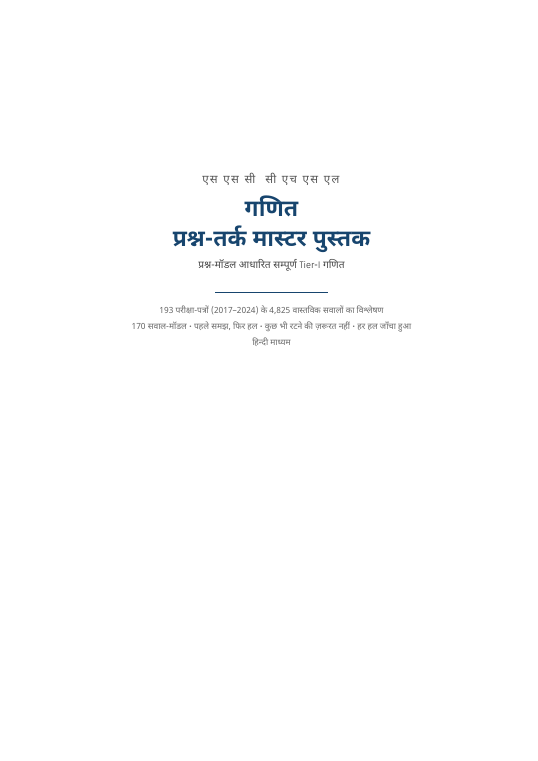
#> input picture CHSL_Maths_Master/book_build/qa/pg-01.png, 538 x 761 px
$ python -i ocr_all.py   (imports and definitions only)
#> lines starting #> are read from the running program, lines starting #| are printed output that depends on the picture; after the words box and inside, x2 and y2 are one past the last pixel; in counts of white or black regions, pixels touching at a corner belong together
#!/usr/bin/env python3
"""GS project: column-aware OCR of all paper PDFs -> one .txt per paper (workspace).
Handles 2-column layouts (2017-2020) via gutter detection; single-col passes through.
Usage: python3 ocr_all.py <pdfdir> <outdir>"""
import os, sys, subprocess, glob, concurrent.futures as cf
from PIL import Image
import numpy as np

def find_gutter(png):
    """Return split-x if page is 2-column else None."""
    im = Image.open(png).convert('L')
    a = np.asarray(im) < 128
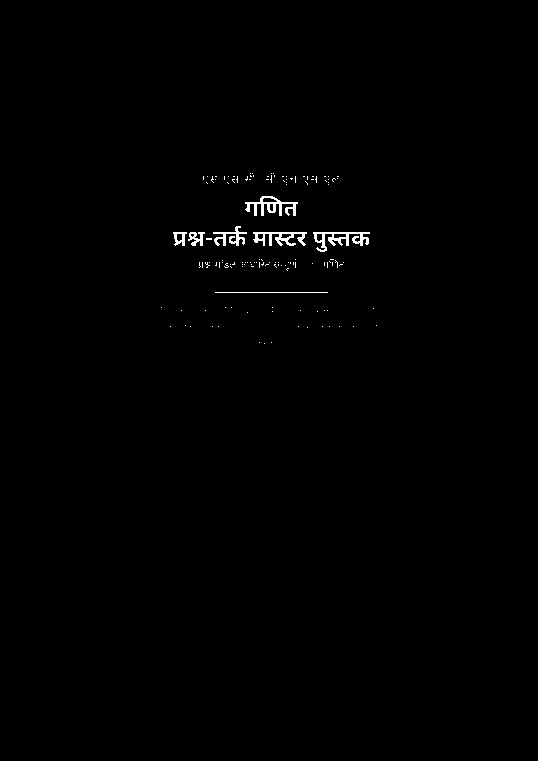
#> a: shape (761, 538) bool; 0.54% white in thin lines or dots, all inside (x1, y1, x2, y2) = (161, 173, 377, 344)
    h, w = a.shape
#> h = 761; w = 538
    colprof = a.sum(axis=0)
#> colprof = 538 values, max 35 at index 263, min 0 at index 0, mean 4.09
    lo, hi = int(w*0.30), int(w*0.70)
#> lo = 161; hi = 376
    best_len, best_c, run = 0, None, 0
    for x in range(lo, hi):
        if colprof[x] <= max(2, int(h*0.002)):
            run += 1
            if run > best_len: best_len, best_c = run, x
        else:
            run = 0
#> after the loop, best_c = 173; best_len = 13
    if best_c is None: return None
    split = int(best_c - best_len/2)
#> split = 166
    left_ink = colprof[:lo].sum(); right_ink = colprof[hi:].sum()
#> after `left_ink = colprof[:lo].sum()`: left_ink = 0
#> after `right_ink = colprof[hi:].sum()`: right_ink = 1
    two_col = (best_len >= 12 and abs(split - w/2) < w*0.06
               and left_ink > h*5 and right_ink > h*5
               and colprof[:split-20].sum() > h*8 and colprof[split+20:].sum() > h*8)
#> two_col = False
    return split if two_col else None

def ocr_page(png):
    """OCR one page image; split columns when gutter detected."""
    split = find_gutter(png)
    if split is None:
#> (the run stopped early here; a loop or call above may not have finished)

$ run again, on CHSL_Maths_Master/book_build/qa/pg-03.png
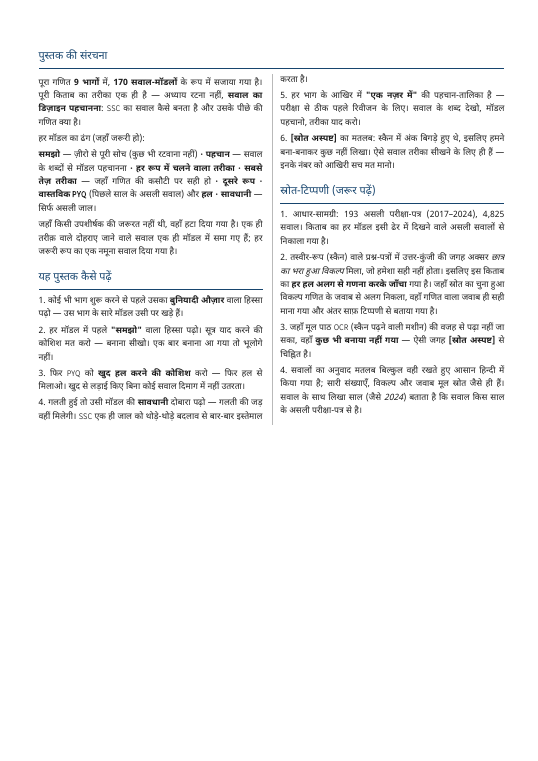
#> input picture CHSL_Maths_Master/book_build/qa/pg-03.png, 538 x 761 px
#> in find_gutter, `a = np.asarray(im) < 128`:
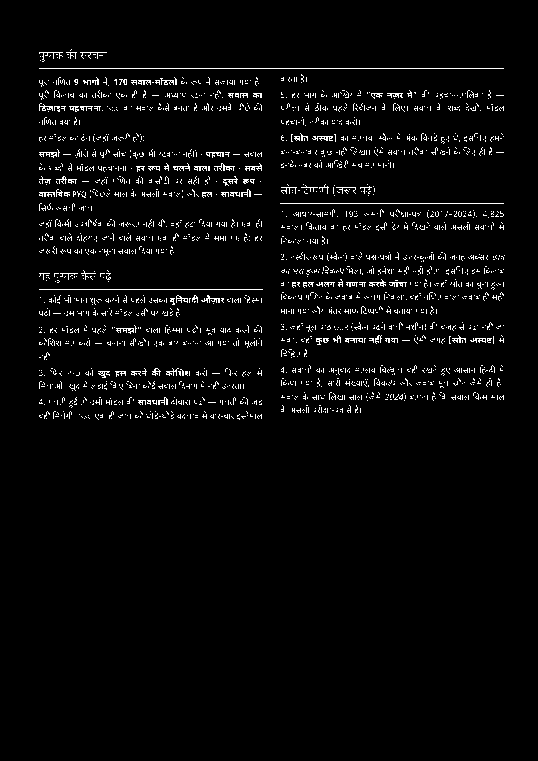
#> a: shape (761, 538) bool; 3.2% white in thin lines or dots, all inside (x1, y1, x2, y2) = (39, 49, 505, 420)
#> colprof = 538 values, max 69 at index 281, min 0 at index 0, mean 24.56
#> after the loop in find_gutter, `for x in range(lo, hi):`: best_c = 280; best_len = 19
#> split = 270
#> left_ink = 4234
#> right_ink = 3107
#> two_col = False

$ run again, on CHSL_Maths_Master/book_build/qa/pg-04.png
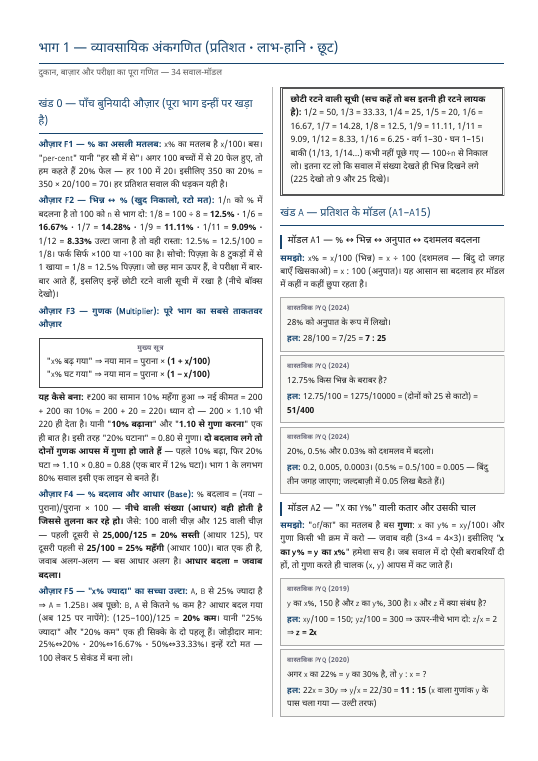
#> input picture CHSL_Maths_Master/book_build/qa/pg-04.png, 538 x 761 px
#> in find_gutter, `a = np.asarray(im) < 128`:
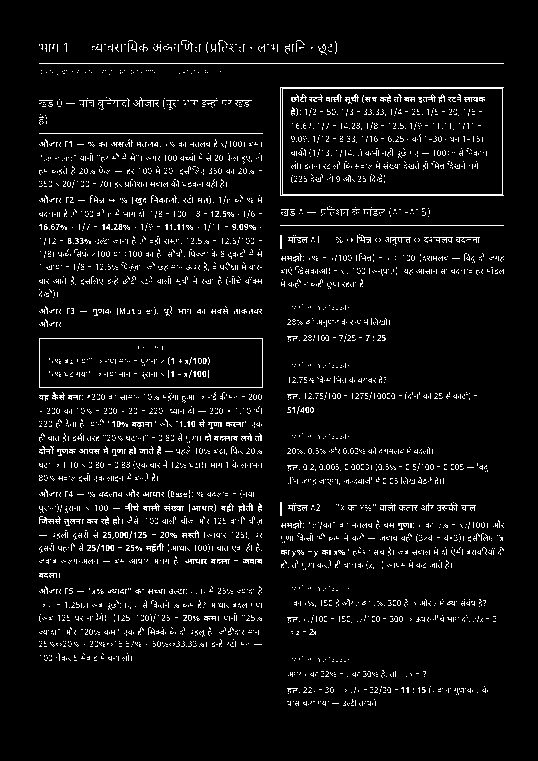
#> a: shape (761, 538) bool; 5.2% white in thin lines or dots, all inside (x1, y1, x2, y2) = (39, 40, 504, 706)
#> colprof = 538 values, max 139 at index 280, min 0 at index 0, mean 39.59
#> after the loop in find_gutter, `for x in range(lo, hi):`: best_c = 272; best_len = 8
#> split = 268
#> left_ink = 6805
#> right_ink = 4360
#> two_col = False

$ run again, on CHSL_Maths_Master/book_build/qa/pg-05.png
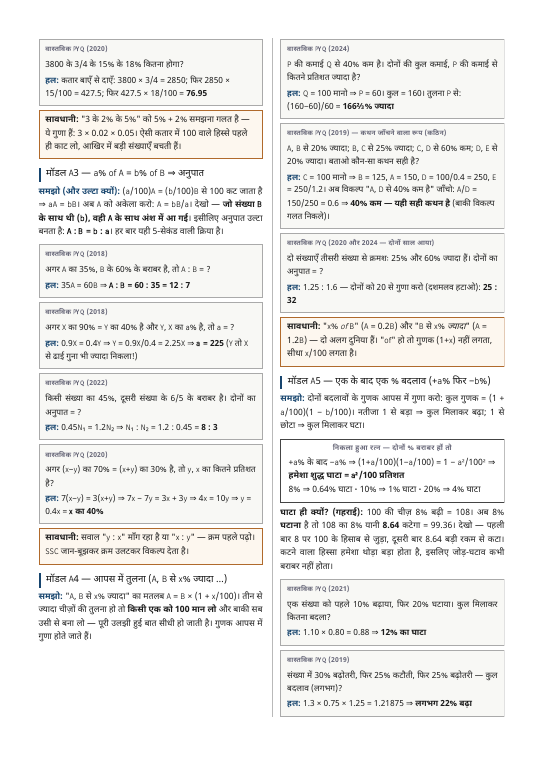
#> input picture CHSL_Maths_Master/book_build/qa/pg-05.png, 538 x 761 px
#> in find_gutter, `a = np.asarray(im) < 128`:
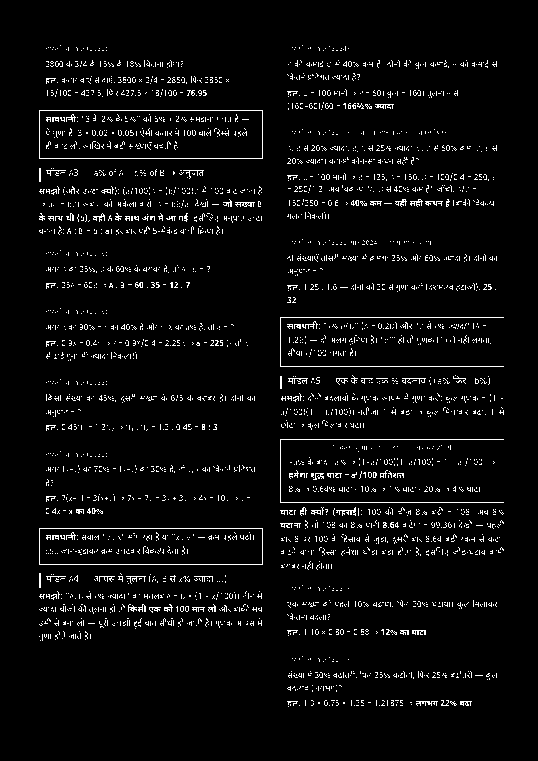
#> a: shape (761, 538) bool; 4.2% white in thin lines or dots, all inside (x1, y1, x2, y2) = (39, 45, 504, 707)
#> colprof = 538 values, max 129 at index 280, min 0 at index 0, mean 32.28
#> after the loop in find_gutter, `for x in range(lo, hi):`: best_c = 279; best_len = 17
#> in find_gutter, `split = int(best_c - best_len/2)`: split = 270
#> left_ink = 5308
#> right_ink = 4360
#> two_col = True
#> in ocr_page, `split = find_gutter(png)`: split = 270
#> in ocr_page, im is the input picture: PIL image 538x761 RGB; mean R, G, B 239.3, 238.7, 237
#> in ocr_page, `im.crop((split, 0, w, h)).save(right)`:
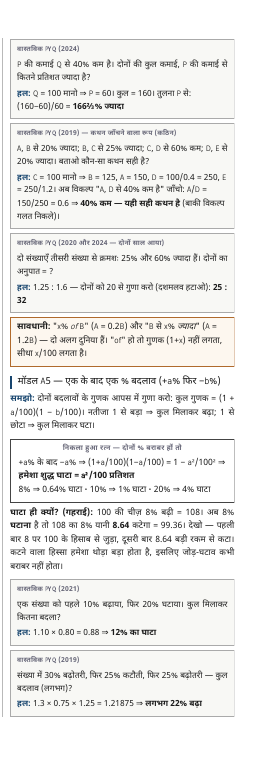
#> saved as _r.png: PIL image 268x761 RGB; mean R, G, B 238, 237.6, 236.1
